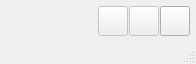
<?xml version="1.0" encoding="UTF-8"?>
<ui version="4.0">
 <class>MainWindow</class>
 <widget class="QMainWindow" name="MainWindow">
  <property name="geometry">
   <rect>
    <x>0</x>
    <y>0</y>
    <width>196</width>
    <height>62</height>
   </rect>
  </property>
  <property name="windowTitle">
   <string>Duchar</string>
  </property>
  <property name="windowIcon">
   <iconset resource="resources.qrc">
    <normaloff>:/icons/app</normaloff>:/icons/app</iconset>
  </property>
  <widget class="QWidget" name="mainWidget">
   <layout class="QHBoxLayout" name="mainLayout">
    <property name="spacing">
     <number>1</number>
    </property>
    <property name="leftMargin">
     <number>6</number>
    </property>
    <property name="topMargin">
     <number>6</number>
    </property>
    <property name="rightMargin">
     <number>6</number>
    </property>
    <property name="bottomMargin">
     <number>6</number>
    </property>
    <item>
     <widget class="QLabel" name="mover">
      <property name="minimumSize">
       <size>
        <width>20</width>
        <height>20</height>
       </size>
      </property>
      <property name="maximumSize">
       <size>
        <width>20</width>
        <height>20</height>
       </size>
      </property>
      <property name="text">
       <string/>
      </property>
      <property name="pixmap">
       <pixmap resource="resources.qrc">:/icons/move</pixmap>
      </property>
      <property name="scaledContents">
       <bool>true</bool>
      </property>
     </widget>
    </item>
    <item>
     <spacer name="horizontalSpacer">
      <property name="orientation">
       <enum>Qt::Horizontal</enum>
      </property>
      <property name="sizeHint" stdset="0">
       <size>
        <width>40</width>
        <height>20</height>
       </size>
      </property>
     </spacer>
    </item>
    <item>
     <widget class="QPushButton" name="btn_add">
      <property name="enabled">
       <bool>false</bool>
      </property>
      <property name="minimumSize">
       <size>
        <width>30</width>
        <height>30</height>
       </size>
      </property>
      <property name="maximumSize">
       <size>
        <width>30</width>
        <height>30</height>
       </size>
      </property>
      <property name="text">
       <string/>
      </property>
      <property name="icon">
       <iconset resource="resources.qrc">
        <normaloff>:/icons/add</normaloff>:/icons/add</iconset>
      </property>
     </widget>
    </item>
    <item>
     <widget class="QPushButton" name="btn_settings">
      <property name="enabled">
       <bool>false</bool>
      </property>
      <property name="minimumSize">
       <size>
        <width>30</width>
        <height>30</height>
       </size>
      </property>
      <property name="maximumSize">
       <size>
        <width>30</width>
        <height>30</height>
       </size>
      </property>
      <property name="text">
       <string/>
      </property>
      <property name="icon">
       <iconset resource="resources.qrc">
        <normaloff>:/icons/settings</normaloff>:/icons/settings</iconset>
      </property>
     </widget>
    </item>
    <item>
     <widget class="QPushButton" name="btn_quit">
      <property name="minimumSize">
       <size>
        <width>30</width>
        <height>30</height>
       </size>
      </property>
      <property name="maximumSize">
       <size>
        <width>30</width>
        <height>30</height>
       </size>
      </property>
      <property name="text">
       <string/>
      </property>
      <property name="icon">
       <iconset resource="resources.qrc">
        <normaloff>:/icons/close</normaloff>:/icons/close</iconset>
      </property>
     </widget>
    </item>
   </layout>
  </widget>
  <widget class="QStatusBar" name="statusBar"/>
  <action name="actionQuit">
   <property name="icon">
    <iconset resource="resources.qrc">
     <normaloff>:/icons/close</normaloff>:/icons/close</iconset>
   </property>
   <property name="text">
    <string>Quit</string>
   </property>
   <property name="toolTip">
    <string>Quit</string>
   </property>
  </action>
  <action name="actionSettings">
   <property name="icon">
    <iconset resource="resources.qrc">
     <normaloff>:/icons/settings</normaloff>:/icons/settings</iconset>
   </property>
   <property name="text">
    <string>Settings...</string>
   </property>
  </action>
  <action name="actionManage_buttons">
   <property name="icon">
    <iconset resource="resources.qrc">
     <normaloff>:/icons/add</normaloff>:/icons/add</iconset>
   </property>
   <property name="text">
    <string>Manage buttons...</string>
   </property>
  </action>
  <action name="actionShow_Hide">
   <property name="icon">
    <iconset resource="resources.qrc">
     <normaloff>:/icons/hide</normaloff>:/icons/hide</iconset>
   </property>
   <property name="text">
    <string>Hide</string>
   </property>
   <property name="toolTip">
    <string>Show or hide application</string>
   </property>
  </action>
 </widget>
 <layoutdefault spacing="6" margin="11"/>
 <resources>
  <include location="resources.qrc"/>
 </resources>
 <connections/>
</ui>
